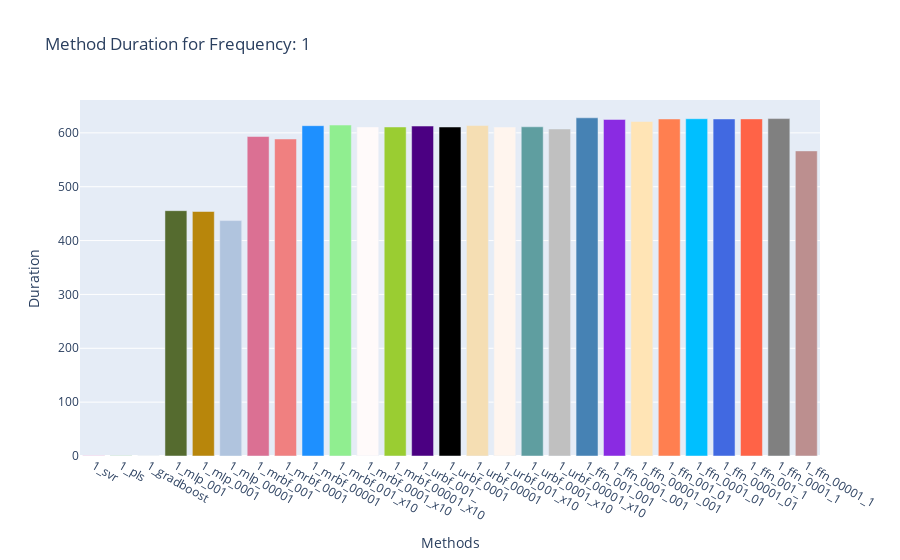
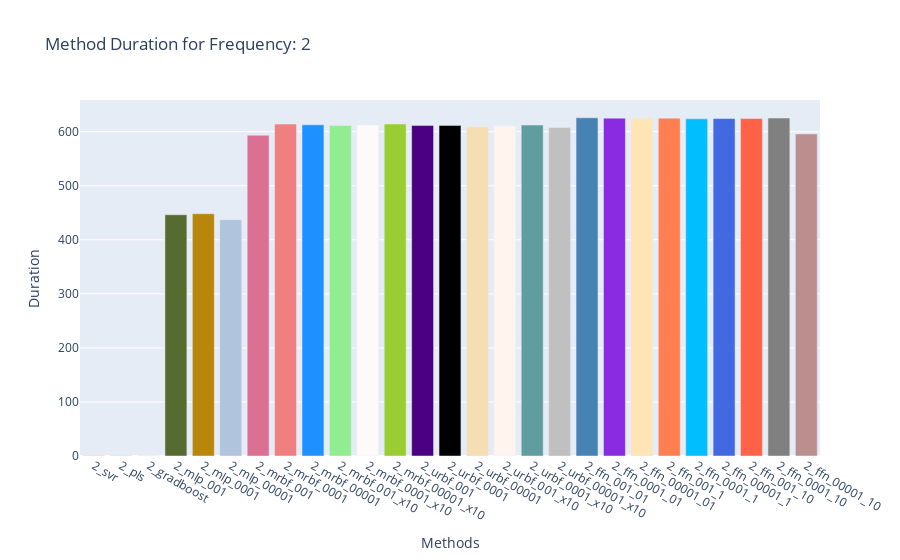
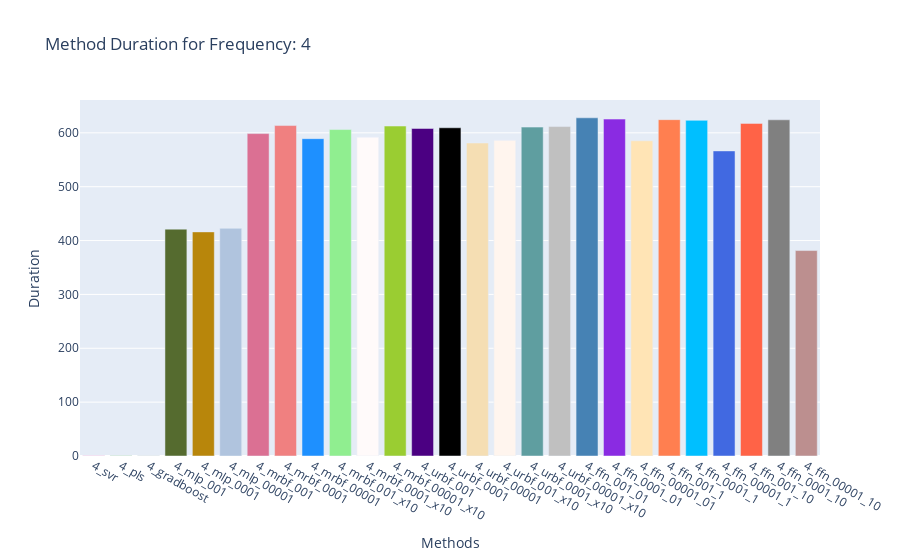
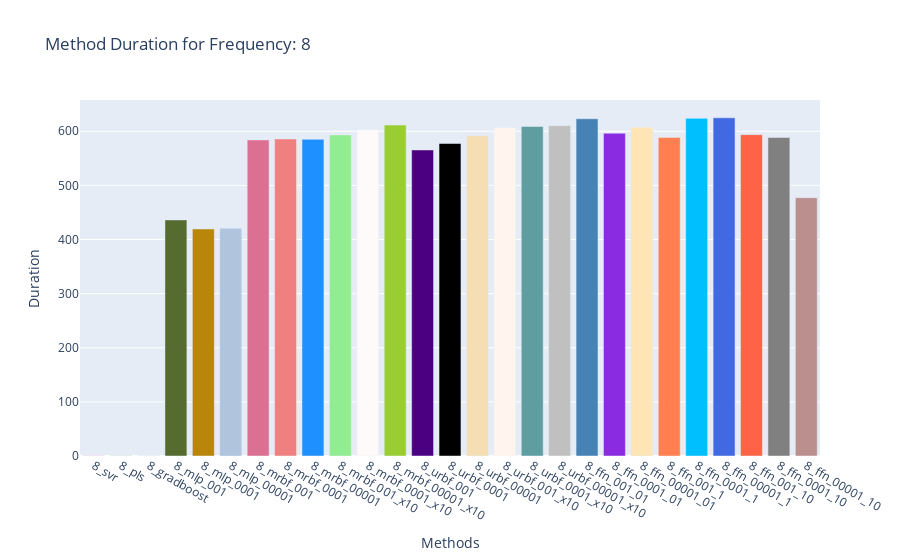

Write notebook code for charts like these, in order.
### Code cell
values = list(method_durations.values())
### use average value:
values = [np.asarray(value).mean() for value in values]

for frequency_chunk in range(4):
    
    chunk_values = values[frequency_chunk*num_methods:(frequency_chunk+1)*num_methods]
    chunk_names = categories[frequency_chunk*num_methods:(frequency_chunk+1)*num_methods]

    # Creating the bar chart
    fig = go.Figure(data=[go.Bar(x=chunk_names, y=chunk_values,marker_color=colors)])

    # Adding title and labels (you can modify these as needed)
    fig.update_layout(
        title=f"Method Duration for Frequency: {2**frequency_chunk}",
        xaxis_title="Methods",
        yaxis_title="Duration"
    )

    # Displaying the figure
    fig.show()

### Figure 1 — Plotly figure (JSON) as saved in the notebook; plotly's stock layout.template omitted (floating-point values rounded to 4 significant figures)
{"data": [{"marker": {"color": ["deeppink", "green", "darkslategray", "darkolivegreen", "darkgoldenrod", "lightsteelblue", "palevioletred", "lightcoral", "dodgerblue", "lightgreen", "snow", "yellowgreen", "indigo", "black", "wheat", "seashell", "cadetblue", "silver", "steelblue", "blueviolet", "moccasin", "coral", "deepskyblue", "royalblue", "tomato", "gray", "rosybrown"]}, "type": "bar", "x": ["1_svr", "1_pls", "1_gradboost", "1_mlp_001", "1_mlp_0001", "1_mlp_00001", "1_mrbf_001", "1_mrbf_0001", "1_mrbf_00001", "1_mrbf_001_x10", "1_mrbf_0001_x10", "1_mrbf_00001_x10", "1_urbf_001_", "1_urbf_0001", "1_urbf_00001", "1_urbf_001_x10", "1_urbf_0001_x10", "1_urbf_00001_x10", "1_ffn_001_001", "1_ffn_0001_001", "1_ffn_00001_001", "1_ffn_001_01", "1_ffn_0001_01", "1_ffn_00001_01", "1_ffn_001_1", "1_ffn_0001_1", "1_ffn_00001_1"], "y": [0.3085, 0.2951, 0.09631, 455.6, 454.0, 437.1, 593.2, 588.7, 613.4, 614.5, 611.1, 610.9, 612.6, 610.9, 613.6, 610.8, 611.3, 607.3, 628.0, 624.9, 621.2, 625.8, 626.2, 625.9, 626.0, 626.5, 566.5]}], "layout": {"title": {"text": "Method Duration for Frequency: 1"}, "xaxis": {"title": {"text": "Methods"}}, "yaxis": {"title": {"text": "Duration"}}}}

### Figure 2 — Plotly figure (JSON) as saved in the notebook; plotly's stock layout.template omitted (floating-point values rounded to 4 significant figures)
{"data": [{"marker": {"color": ["deeppink", "green", "darkslategray", "darkolivegreen", "darkgoldenrod", "lightsteelblue", "palevioletred", "lightcoral", "dodgerblue", "lightgreen", "snow", "yellowgreen", "indigo", "black", "wheat", "seashell", "cadetblue", "silver", "steelblue", "blueviolet", "moccasin", "coral", "deepskyblue", "royalblue", "tomato", "gray", "rosybrown"]}, "type": "bar", "x": ["2_svr", "2_pls", "2_gradboost", "2_mlp_001", "2_mlp_0001", "2_mlp_00001", "2_mrbf_001", "2_mrbf_0001", "2_mrbf_00001", "2_mrbf_001_x10", "2_mrbf_0001_x10", "2_mrbf_00001_x10", "2_urbf_001", "2_urbf_0001", "2_urbf_00001", "2_urbf_001_x10", "2_urbf_0001_x10", "2_urbf_00001_x10", "2_ffn_001_01", "2_ffn_0001_01", "2_ffn_00001_01", "2_ffn_001_1", "2_ffn_0001_1", "2_ffn_00001_1", "2_ffn_001_10", "2_ffn_0001_10", "2_ffn_00001_10"], "y": [0.368, 0.3028, 0.1037, 446.2, 448.2, 437.2, 593.5, 614.0, 612.6, 611.5, 612.2, 614.2, 611.5, 611.6, 609.0, 610.4, 612.2, 607.8, 625.6, 625.0, 624.9, 625.0, 623.8, 624.2, 624.2, 625.2, 595.8]}], "layout": {"title": {"text": "Method Duration for Frequency: 2"}, "xaxis": {"title": {"text": "Methods"}}, "yaxis": {"title": {"text": "Duration"}}}}

### Figure 3 — Plotly figure (JSON) as saved in the notebook; plotly's stock layout.template omitted (floating-point values rounded to 4 significant figures)
{"data": [{"marker": {"color": ["deeppink", "green", "darkslategray", "darkolivegreen", "darkgoldenrod", "lightsteelblue", "palevioletred", "lightcoral", "dodgerblue", "lightgreen", "snow", "yellowgreen", "indigo", "black", "wheat", "seashell", "cadetblue", "silver", "steelblue", "blueviolet", "moccasin", "coral", "deepskyblue", "royalblue", "tomato", "gray", "rosybrown"]}, "type": "bar", "x": ["4_svr", "4_pls", "4_gradboost", "4_mlp_001", "4_mlp_0001", "4_mlp_00001", "4_mrbf_001", "4_mrbf_0001", "4_mrbf_00001", "4_mrbf_001_x10", "4_mrbf_0001_x10", "4_mrbf_00001_x10", "4_urbf_001", "4_urbf_0001", "4_urbf_00001", "4_urbf_001_x10", "4_urbf_0001_x10", "4_urbf_00001_x10", "4_ffn_001_01", "4_ffn_0001_01", "4_ffn_00001_01", "4_ffn_001_1", "4_ffn_0001_1", "4_ffn_00001_1", "4_ffn_001_10", "4_ffn_0001_10", "4_ffn_00001_10"], "y": [0.3424, 0.3468, 0.2219, 421.2, 416.1, 422.7, 598.6, 613.5, 589.2, 606.1, 591.9, 612.6, 608.1, 609.4, 581.1, 586.0, 610.6, 611.7, 627.9, 625.5, 585.2, 624.4, 623.2, 566.4, 617.5, 624.2, 381.4]}], "layout": {"title": {"text": "Method Duration for Frequency: 4"}, "xaxis": {"title": {"text": "Methods"}}, "yaxis": {"title": {"text": "Duration"}}}}

### Figure 4 — Plotly figure (JSON) as saved in the notebook; plotly's stock layout.template omitted (floating-point values rounded to 4 significant figures)
{"data": [{"marker": {"color": ["deeppink", "green", "darkslategray", "darkolivegreen", "darkgoldenrod", "lightsteelblue", "palevioletred", "lightcoral", "dodgerblue", "lightgreen", "snow", "yellowgreen", "indigo", "black", "wheat", "seashell", "cadetblue", "silver", "steelblue", "blueviolet", "moccasin", "coral", "deepskyblue", "royalblue", "tomato", "gray", "rosybrown"]}, "type": "bar", "x": ["8_svr", "8_pls", "8_gradboost", "8_mlp_001", "8_mlp_0001", "8_mlp_00001", "8_mrbf_001", "8_mrbf_0001", "8_mrbf_00001", "8_mrbf_001_x10", "8_mrbf_0001_x10", "8_mrbf_00001_x10", "8_urbf_001", "8_urbf_0001", "8_urbf_00001", "8_urbf_001_x10", "8_urbf_0001_x10", "8_urbf_00001_x10", "8_ffn_001_01", "8_ffn_0001_01", "8_ffn_00001_01", "8_ffn_001_1", "8_ffn_0001_1", "8_ffn_00001_1", "8_ffn_001_10", "8_ffn_0001_10", "8_ffn_00001_10"], "y": [0.2578, 0.2311, 0.105, 436.2, 419.5, 420.9, 584.0, 585.8, 585.1, 593.1, 602.7, 611.4, 565.5, 577.4, 591.7, 606.4, 608.8, 610.3, 623.1, 596.4, 607.4, 588.6, 623.8, 624.9, 593.8, 588.5, 477.3]}], "layout": {"title": {"text": "Method Duration for Frequency: 8"}, "xaxis": {"title": {"text": "Methods"}}, "yaxis": {"title": {"text": "Duration"}}}}
